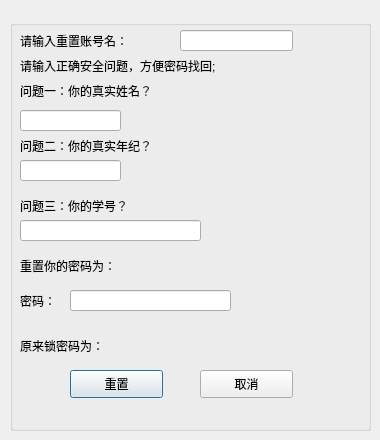
<?xml version="1.0" encoding="UTF-8"?>
<ui version="4.0">
 <class>forgetpassword</class>
 <widget class="QDialog" name="forgetpassword">
  <property name="geometry">
   <rect>
    <x>0</x>
    <y>0</y>
    <width>380</width>
    <height>440</height>
   </rect>
  </property>
  <property name="minimumSize">
   <size>
    <width>380</width>
    <height>440</height>
   </size>
  </property>
  <property name="maximumSize">
   <size>
    <width>380</width>
    <height>440</height>
   </size>
  </property>
  <property name="windowTitle">
   <string>找回密码</string>
  </property>
  <property name="windowIcon">
   <iconset resource="icons.qrc">
    <normaloff>:/new/prefix1/pictur/Cool.png</normaloff>:/new/prefix1/pictur/Cool.png</iconset>
  </property>
  <widget class="QGroupBox" name="groupBox">
   <property name="geometry">
    <rect>
     <x>10</x>
     <y>20</y>
     <width>361</width>
     <height>411</height>
    </rect>
   </property>
   <property name="styleSheet">
    <string notr="true">font: 11pt &quot;Agency FB&quot;;</string>
   </property>
   <property name="title">
    <string/>
   </property>
   <widget class="QPushButton" name="pushButton">
    <property name="geometry">
     <rect>
      <x>60</x>
      <y>350</y>
      <width>93</width>
      <height>28</height>
     </rect>
    </property>
    <property name="text">
     <string>重置</string>
    </property>
   </widget>
   <widget class="QPushButton" name="pushButton_2">
    <property name="geometry">
     <rect>
      <x>190</x>
      <y>350</y>
      <width>93</width>
      <height>28</height>
     </rect>
    </property>
    <property name="text">
     <string>取消</string>
    </property>
   </widget>
   <widget class="QLabel" name="label_3">
    <property name="geometry">
     <rect>
      <x>10</x>
      <y>30</y>
      <width>321</width>
      <height>31</height>
     </rect>
    </property>
    <property name="text">
     <string>请输入正确安全问题，方便密码找回;</string>
    </property>
   </widget>
   <widget class="QLabel" name="label_4">
    <property name="geometry">
     <rect>
      <x>10</x>
      <y>60</y>
      <width>201</width>
      <height>21</height>
     </rect>
    </property>
    <property name="text">
     <string>问题一：你的真实姓名？</string>
    </property>
   </widget>
   <widget class="QLabel" name="label_5">
    <property name="geometry">
     <rect>
      <x>10</x>
      <y>110</y>
      <width>271</width>
      <height>31</height>
     </rect>
    </property>
    <property name="text">
     <string>问题二：你的真实年纪？</string>
    </property>
   </widget>
   <widget class="QLabel" name="label_6">
    <property name="geometry">
     <rect>
      <x>10</x>
      <y>170</y>
      <width>271</width>
      <height>31</height>
     </rect>
    </property>
    <property name="text">
     <string>问题三：你的学号？</string>
    </property>
   </widget>
   <widget class="QLineEdit" name="linepronlemone">
    <property name="geometry">
     <rect>
      <x>10</x>
      <y>90</y>
      <width>101</width>
      <height>21</height>
     </rect>
    </property>
   </widget>
   <widget class="QLineEdit" name="lineproblemtwo">
    <property name="geometry">
     <rect>
      <x>10</x>
      <y>140</y>
      <width>101</width>
      <height>21</height>
     </rect>
    </property>
   </widget>
   <widget class="QLineEdit" name="lineproblemthree">
    <property name="geometry">
     <rect>
      <x>10</x>
      <y>200</y>
      <width>181</width>
      <height>21</height>
     </rect>
    </property>
   </widget>
   <widget class="QLabel" name="label">
    <property name="geometry">
     <rect>
      <x>10</x>
      <y>230</y>
      <width>151</width>
      <height>31</height>
     </rect>
    </property>
    <property name="text">
     <string>重置你的密码为：</string>
    </property>
   </widget>
   <widget class="QLabel" name="label_7">
    <property name="geometry">
     <rect>
      <x>10</x>
      <y>260</y>
      <width>51</width>
      <height>41</height>
     </rect>
    </property>
    <property name="text">
     <string>密码：</string>
    </property>
   </widget>
   <widget class="QLabel" name="label_10">
    <property name="geometry">
     <rect>
      <x>10</x>
      <y>10</y>
      <width>161</width>
      <height>21</height>
     </rect>
    </property>
    <property name="text">
     <string>请输入重置账号名：</string>
    </property>
   </widget>
   <widget class="QLineEdit" name="lineEusername">
    <property name="geometry">
     <rect>
      <x>170</x>
      <y>10</y>
      <width>113</width>
      <height>21</height>
     </rect>
    </property>
   </widget>
   <widget class="QLineEdit" name="lineEditupdate">
    <property name="geometry">
     <rect>
      <x>60</x>
      <y>270</y>
      <width>161</width>
      <height>21</height>
     </rect>
    </property>
   </widget>
   <widget class="QLabel" name="label_2">
    <property name="geometry">
     <rect>
      <x>10</x>
      <y>310</y>
      <width>121</width>
      <height>31</height>
     </rect>
    </property>
    <property name="text">
     <string>原来锁密码为：</string>
    </property>
   </widget>
   <widget class="QLabel" name="locklock">
    <property name="geometry">
     <rect>
      <x>140</x>
      <y>314</y>
      <width>72</width>
      <height>21</height>
     </rect>
    </property>
    <property name="text">
     <string/>
    </property>
   </widget>
  </widget>
 </widget>
 <resources>
  <include location="icons.qrc"/>
 </resources>
 <connections/>
</ui>
